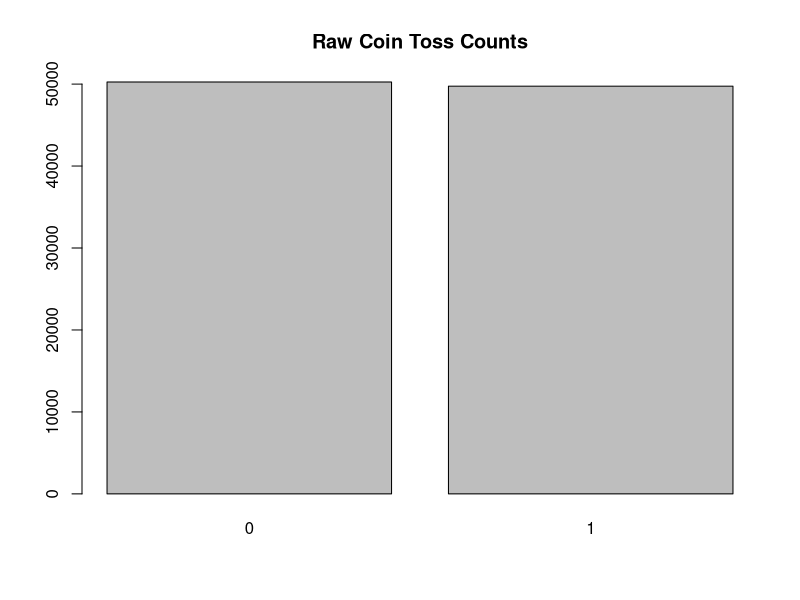
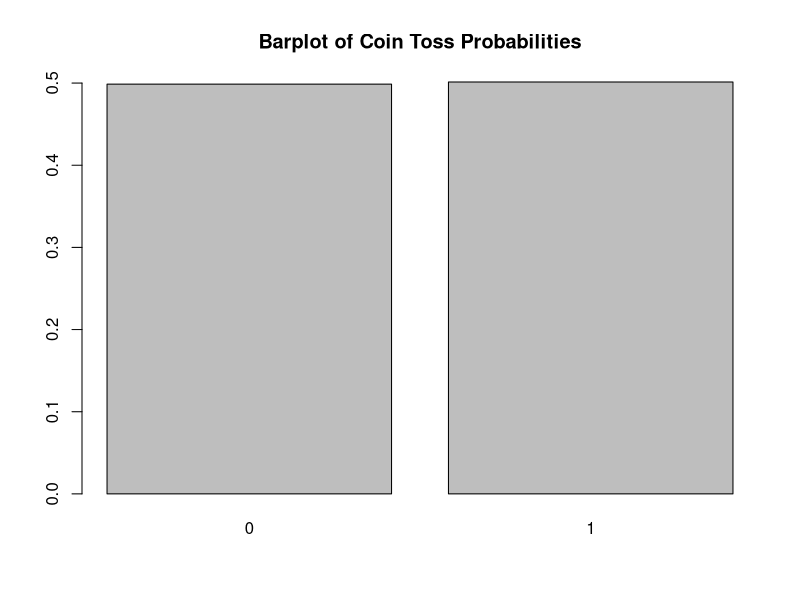

Write R code to recreate these figures, in order.
## ---- chunk 1
knitr::opts_chunk$set(echo = TRUE)
## ---- chunk 2
table(rbinom(n=100000, size=1, prob=0.5))
## ---- chunk 3
barplot(table(rbinom(n=100000, size=1, prob=0.5)), main="Raw Coin Toss Counts")
## ---- chunk 4
prob.table<-table(rbinom(n=100000, size=1, prob=0.5))/100000
prob.table
barplot(prob.table, main="Barplot of Coin Toss Probabilities")
## ---- chunk 5
stu.test<-matrix(c(17,33,3,47), ncol=2, byrow=TRUE)
colnames(stu.test)<-c("Fail", "Pass")
rownames(stu.test)<-c("High School", "College")
stu.test<-as.table(stu.test)
stu.test
# I split the code here instead of running it altogether as displayed in the book just beacuse I felt it made the output easier to read. 
## ---- chunk 6
margin.table(stu.test)
margin.table(stu.test,1)
margin.table(stu.test,2)
stu.test.probs<-stu.test/margin.table(stu.test)
stu.test.probs
## ---- chunk 7
17/50
33/50
## ---- chunk 8
bank.test<-matrix(c(5996,93933,71,0), ncol=2, byrow=TRUE)
colnames(bank.test)<-c("Fail", "Pass")
rownames(bank.test)<-c("Not Default Risk", "Default Risk")
bank.test<-as.table(bank.test)
bank.test
## ---- chunk 9
margin.table(bank.test)
margin.table(bank.test,1)
margin.table(bank.test,2)
bank.test.probs<-bank.test/margin.table(bank.test)
bank.test.probs
## ---- chunk 10
93933/99929
